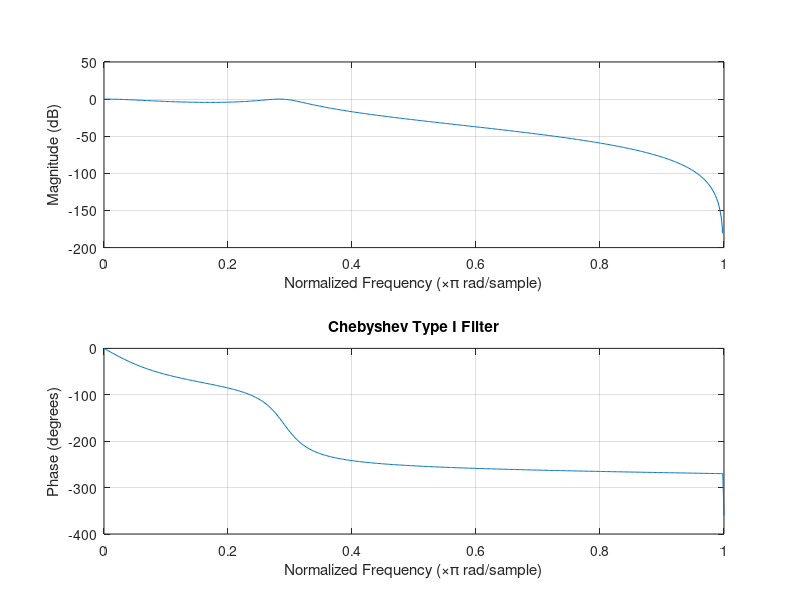

The MATLAB source for this figure:
% Chebyshev Type I and II Filters
clc; clear;

fs = 10000;
Ap = 0.6;
As = 0.1;
Wp = 0.35 * pi;
Ws = 0.7 * pi;
T = 1;

Ap_dB = -20 * log10(Ap);
As_dB = -20 * log10(As);

[n1, Wn1] = cheb1ord(Wp, Ws, Ap_dB, As_dB, 's');
[b1, a1] = cheby1(n1, Ap_dB, Wn1, 's');
[Nr1, Dr1] = bilinear(b1, a1, 1/T);

figure;
freqz(Nr1, Dr1);
title('Chebyshev Type I Filter');
